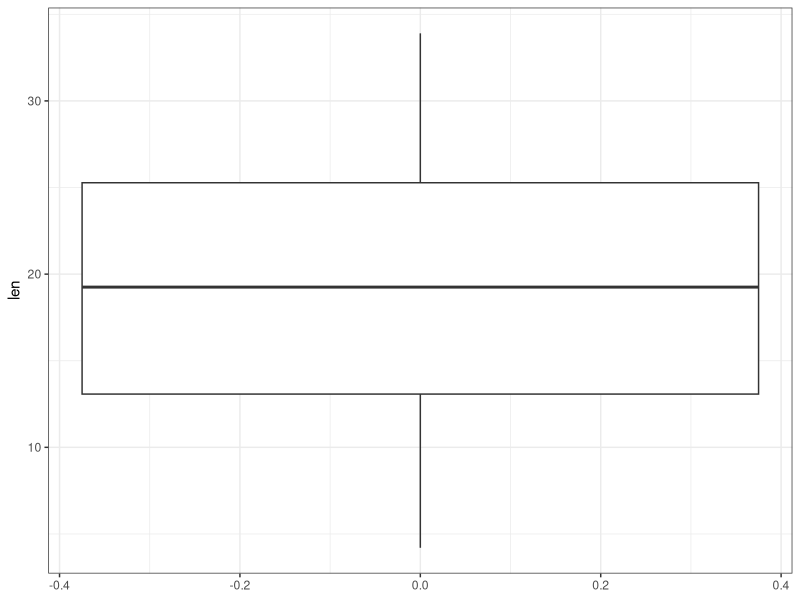
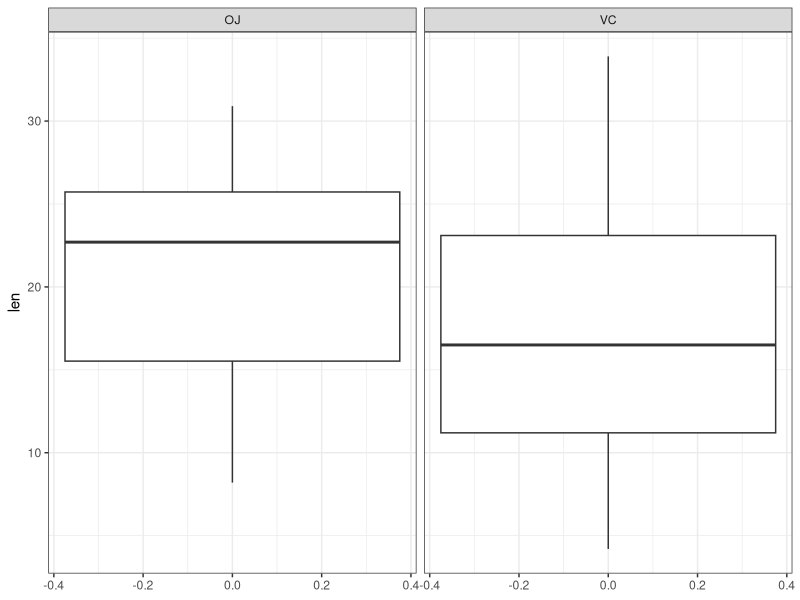
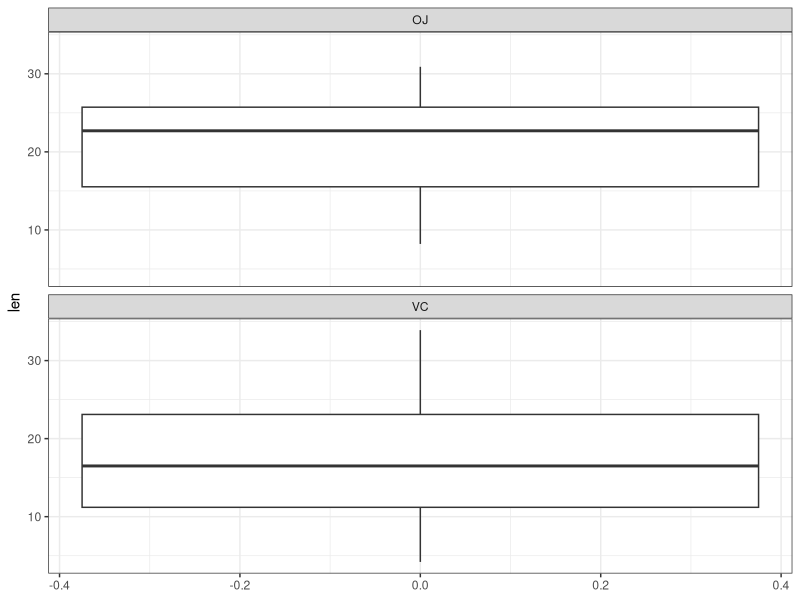
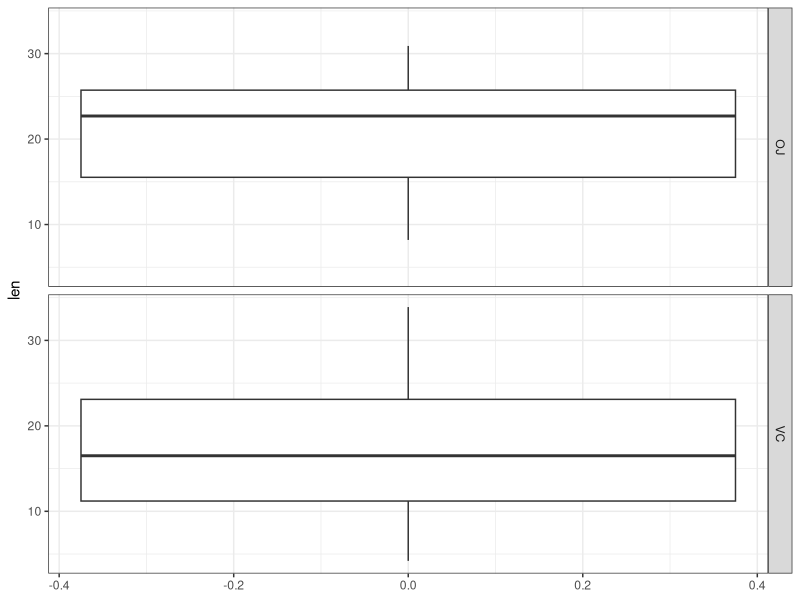
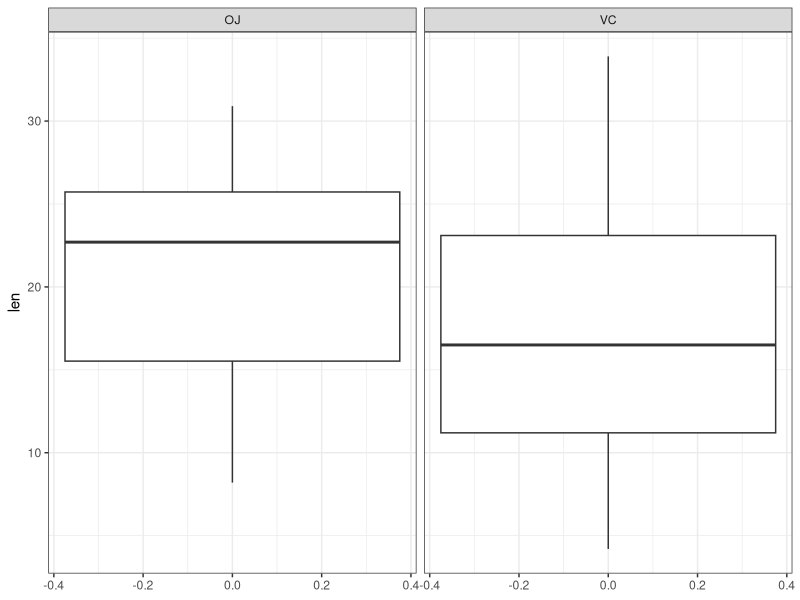
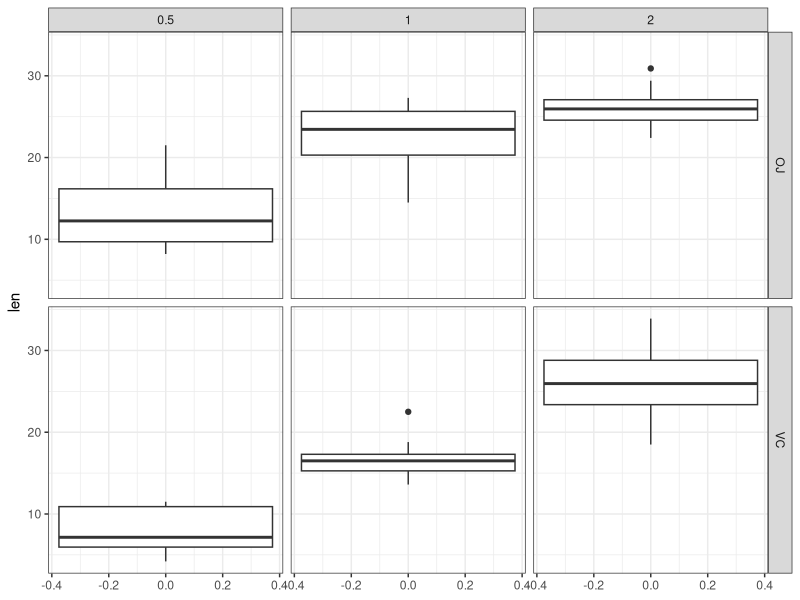
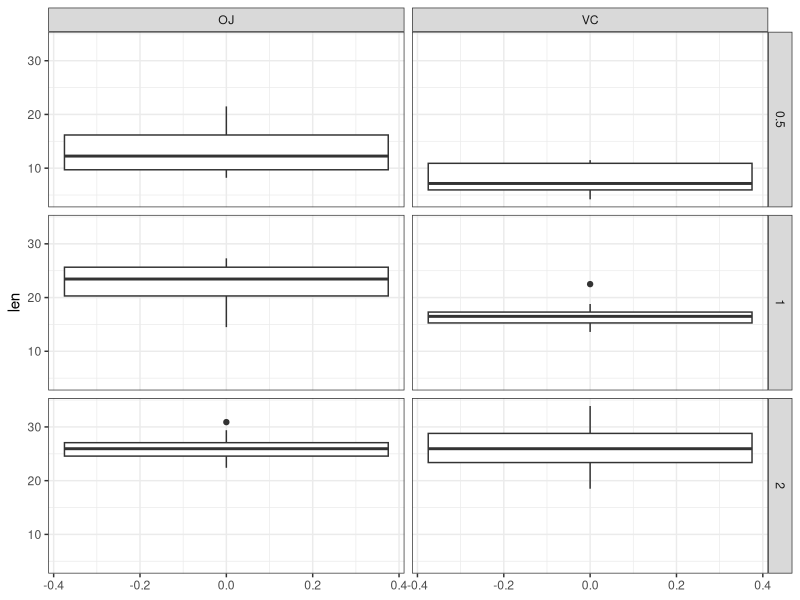
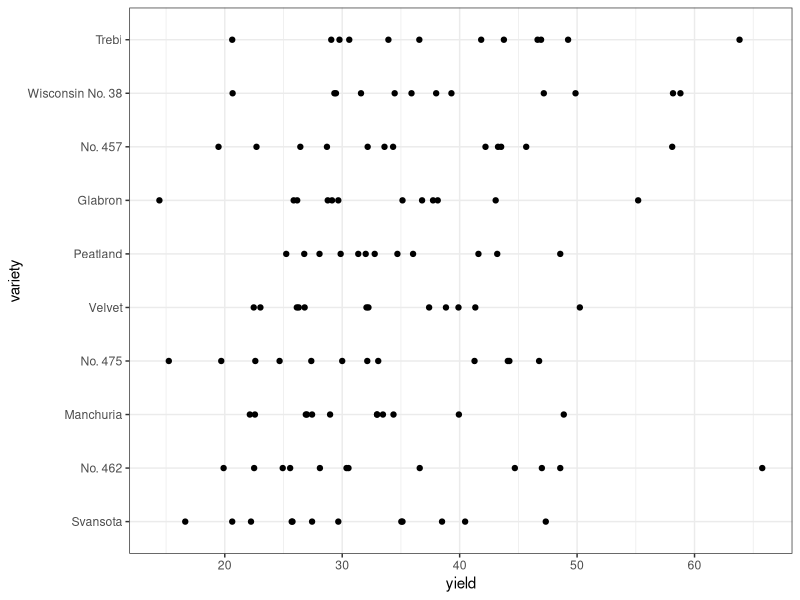

Write R code to recreate these figures, in order.
## ---- chunk 1
# This just checks if students need to install some packages that they might 
# not have.

if (!require(ggforce)) install.packages("ggforce", repos = "http://cran.us.r-project.org")
if (!require(maps)) install.packages("maps", repos = "http://cran.us.r-project.org")
if (!require(mapproj)) install.packages("mapproj", repos = "http://cran.us.r-project.org")
if (!require(lattice)) install.packages("lattice", repos = "http://cran.us.r-project.org")
## ---- chunk 2
library(tidyverse)  # For ggplot2, dplyr
library(maps)       # For plotting maps 
library(ggforce)    # For hurricane map, later. 
## ---- chunk 3
head(ToothGrowth)
## ---- chunk 4
unique(ToothGrowth$dose)
## ---- chunk 5
tooth_gg <- ggplot(ToothGrowth) + 
  geom_boxplot(aes(y = len)) + 
  theme_bw()

print(tooth_gg)
## ---- chunk 6
tooth_gg <- ggplot(ToothGrowth) + 
  geom_boxplot(aes(y = len)) + 
  theme_bw()
## ---- chunk 7
tooth_gg + 
  facet_wrap(~supp)
## ---- chunk 8
tooth_gg + 
  facet_wrap(~supp, ncol = 1)
## ---- chunk 9
tooth_gg + 
  facet_grid(supp~.)
## ---- chunk 10
tooth_gg + 
  facet_grid(.~supp)
## ---- chunk 11
tooth_gg + 
  facet_grid(supp~dose)
## ---- chunk 12
tooth_gg + 
  facet_grid(dose~supp)
## ---- chunk 13
barley <- lattice::barley
head(barley)
## ---- chunk 14
barley <- lattice::barley
## ---- chunk 15
ggplot(barley) + 
  geom_point(aes(x = yield, y = variety)) + 
  theme_bw()
## ---- chunk 16
ggplot(barley) + 
  geom_point(aes(x = yield, y = variety, col = year)) + 
  facet_wrap(~site) + 
  theme_bw()
## ---- chunk 17
my_cars <- mtcars
my_cars$model <- rownames(mtcars)
ggplot(my_cars) + 
  geom_bar(aes(y = mpg, x = model), stat = 'identity') + 
  coord_polar() + 
  theme_bw()
## ---- chunk 18
world <- map_data("world") |>
  filter(region %in% c("USA", "Canada", "Mexico", "Jamaica",
                       "Cuba", "Panama", "Guatemala", "Puerto Rico", 
                       "Costa Rica", "Dominican Republic", "Haiti",
                       "El Salvador", "Belize", "Bahamas", "Nicaragua",
                       "Honduras", "Trinidad")) |>
  filter(long < 0)
## ---- chunk 19
my_map <- ggplot(world) + 
  geom_polygon(aes(x = long, y = lat, group = group), fill = 'white',
               col = 'black') + 
  theme_bw()

print(my_map)
## ---- chunk 20
world <- map_data("world") |>
  filter(region %in% c("USA", "Canada", "Mexico", "Jamaica",
                       "Cuba", "Panama", "Guatemala", "Puerto Rico", 
                       "Costa Rica", "Dominican Republic", "Haiti",
                       "El Salvador", "Belize", "Bahamas", "Nicaragua",
                       "Honduras", "Trinidad")) |>
  filter(long < 0)

my_map <- ggplot(world) + 
  geom_polygon(aes(x = long, y = lat, group = group), fill = 'white',
               col = 'black') + 
  theme_bw()
## ---- chunk 21
my_map + 
  coord_quickmap()
## ---- chunk 22
my_map + 
  coord_map('globular')
## ---- chunk 23
my_storms <- storms |>
  filter(year == 2016, name %in% c('Matthew', "Nicole", "Karl", "Otto"))

my_map + 
  coord_map('globular') + 
  geom_path(data = my_storms, aes(x = long, y = lat), col = 'red') +
  # geom_circle(
  #   data = my_storms, 
  #   aes(x0 = long, y0 = lat, r = tropicalstorm_force_diameter/120),
  #   col = 'red'
  # ) +
  coord_map('globular') +  # results in distorted storm circles
  guides(color = "none") + 
  theme_bw() + 
  theme(
    axis.text = element_blank(),
    axis.title = element_blank(),
    axis.ticks = element_blank()
  ) + 
  facet_wrap(~name) + 
  ggtitle("Selected 2016 Tropical Storms and Hurricanes")
